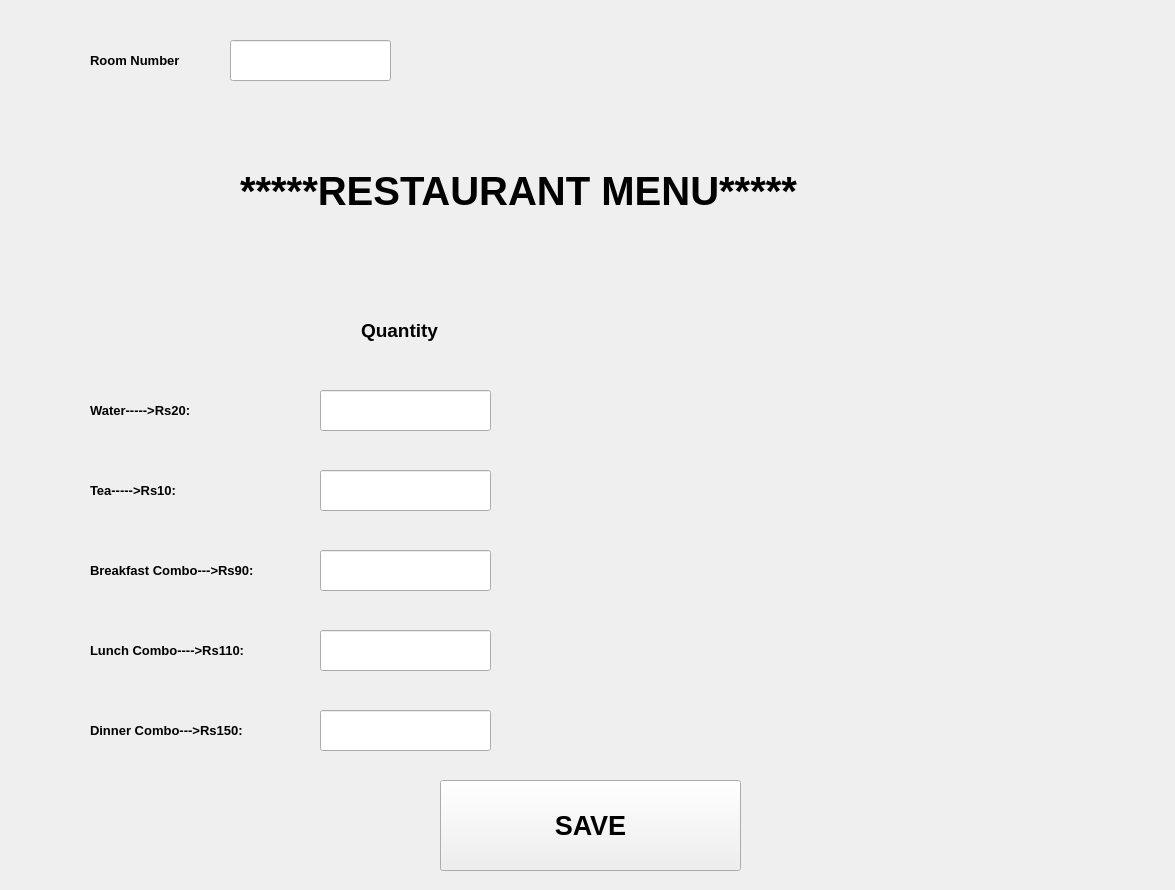
<?xml version="1.0" encoding="UTF-8"?>
<ui version="4.0">
 <class>MainWindow</class>
 <widget class="QMainWindow" name="MainWindow">
  <property name="geometry">
   <rect>
    <x>0</x>
    <y>0</y>
    <width>1175</width>
    <height>890</height>
   </rect>
  </property>
  <property name="minimumSize">
   <size>
    <width>1175</width>
    <height>890</height>
   </size>
  </property>
  <property name="maximumSize">
   <size>
    <width>1175</width>
    <height>890</height>
   </size>
  </property>
  <property name="windowTitle">
   <string>MainWindow</string>
  </property>
  <widget class="QWidget" name="centralwidget">
   <widget class="QLabel" name="lbl_RoomNum">
    <property name="geometry">
     <rect>
      <x>90</x>
      <y>30</y>
      <width>131</width>
      <height>61</height>
     </rect>
    </property>
    <property name="font">
     <font>
      <family>Arial</family>
      <pointsize>10</pointsize>
      <weight>75</weight>
      <bold>true</bold>
     </font>
    </property>
    <property name="text">
     <string>Room Number</string>
    </property>
   </widget>
   <widget class="QLabel" name="lbl_RESTAURANT">
    <property name="geometry">
     <rect>
      <x>240</x>
      <y>120</y>
      <width>701</width>
      <height>141</height>
     </rect>
    </property>
    <property name="font">
     <font>
      <family>Arial</family>
      <pointsize>30</pointsize>
      <weight>75</weight>
      <bold>true</bold>
     </font>
    </property>
    <property name="frameShape">
     <enum>QFrame::NoFrame</enum>
    </property>
    <property name="frameShadow">
     <enum>QFrame::Plain</enum>
    </property>
    <property name="text">
     <string>*****RESTAURANT MENU*****</string>
    </property>
   </widget>
   <widget class="QLineEdit" name="txt_RoomNum">
    <property name="geometry">
     <rect>
      <x>230</x>
      <y>40</y>
      <width>161</width>
      <height>41</height>
     </rect>
    </property>
    <property name="font">
     <font>
      <family>Arial</family>
      <pointsize>14</pointsize>
     </font>
    </property>
   </widget>
   <widget class="QPushButton" name="btn_SAVE">
    <property name="geometry">
     <rect>
      <x>440</x>
      <y>780</y>
      <width>301</width>
      <height>91</height>
     </rect>
    </property>
    <property name="font">
     <font>
      <family>Arial</family>
      <pointsize>20</pointsize>
      <weight>75</weight>
      <bold>true</bold>
     </font>
    </property>
    <property name="text">
     <string>SAVE</string>
    </property>
   </widget>
   <widget class="QLabel" name="lbl_Water">
    <property name="geometry">
     <rect>
      <x>90</x>
      <y>380</y>
      <width>141</width>
      <height>61</height>
     </rect>
    </property>
    <property name="font">
     <font>
      <family>Arial</family>
      <pointsize>10</pointsize>
      <weight>75</weight>
      <bold>true</bold>
     </font>
    </property>
    <property name="text">
     <string>Water-----&gt;Rs20:</string>
    </property>
   </widget>
   <widget class="QLabel" name="lbl_Tea">
    <property name="geometry">
     <rect>
      <x>90</x>
      <y>460</y>
      <width>151</width>
      <height>61</height>
     </rect>
    </property>
    <property name="font">
     <font>
      <family>Arial</family>
      <pointsize>10</pointsize>
      <weight>75</weight>
      <bold>true</bold>
     </font>
    </property>
    <property name="text">
     <string>Tea-----&gt;Rs10:</string>
    </property>
   </widget>
   <widget class="QLabel" name="lbl_Breakfast">
    <property name="geometry">
     <rect>
      <x>90</x>
      <y>540</y>
      <width>211</width>
      <height>61</height>
     </rect>
    </property>
    <property name="font">
     <font>
      <family>Arial</family>
      <pointsize>10</pointsize>
      <weight>75</weight>
      <bold>true</bold>
     </font>
    </property>
    <property name="text">
     <string>Breakfast Combo---&gt;Rs90:</string>
    </property>
   </widget>
   <widget class="QLabel" name="lbl_Lunch">
    <property name="geometry">
     <rect>
      <x>90</x>
      <y>620</y>
      <width>201</width>
      <height>61</height>
     </rect>
    </property>
    <property name="font">
     <font>
      <family>Arial</family>
      <pointsize>10</pointsize>
      <weight>75</weight>
      <bold>true</bold>
     </font>
    </property>
    <property name="text">
     <string>Lunch Combo----&gt;Rs110:</string>
    </property>
   </widget>
   <widget class="QLabel" name="lbl_Dinner">
    <property name="geometry">
     <rect>
      <x>90</x>
      <y>700</y>
      <width>201</width>
      <height>61</height>
     </rect>
    </property>
    <property name="font">
     <font>
      <family>Arial</family>
      <pointsize>10</pointsize>
      <weight>75</weight>
      <bold>true</bold>
     </font>
    </property>
    <property name="text">
     <string>Dinner Combo---&gt;Rs150:</string>
    </property>
   </widget>
   <widget class="QLineEdit" name="txt_Lunch">
    <property name="geometry">
     <rect>
      <x>320</x>
      <y>630</y>
      <width>171</width>
      <height>41</height>
     </rect>
    </property>
    <property name="font">
     <font>
      <family>Arial</family>
      <pointsize>14</pointsize>
     </font>
    </property>
   </widget>
   <widget class="QLineEdit" name="txt_Breakfast">
    <property name="geometry">
     <rect>
      <x>320</x>
      <y>550</y>
      <width>171</width>
      <height>41</height>
     </rect>
    </property>
    <property name="font">
     <font>
      <family>Arial</family>
      <pointsize>14</pointsize>
     </font>
    </property>
   </widget>
   <widget class="QLineEdit" name="txt_Tea">
    <property name="geometry">
     <rect>
      <x>320</x>
      <y>470</y>
      <width>171</width>
      <height>41</height>
     </rect>
    </property>
    <property name="font">
     <font>
      <family>Arial</family>
      <pointsize>14</pointsize>
     </font>
    </property>
   </widget>
   <widget class="QLineEdit" name="txt_Water">
    <property name="geometry">
     <rect>
      <x>320</x>
      <y>390</y>
      <width>171</width>
      <height>41</height>
     </rect>
    </property>
    <property name="font">
     <font>
      <family>Arial</family>
      <pointsize>14</pointsize>
     </font>
    </property>
   </widget>
   <widget class="QLineEdit" name="txt_Dinner">
    <property name="geometry">
     <rect>
      <x>320</x>
      <y>710</y>
      <width>171</width>
      <height>41</height>
     </rect>
    </property>
    <property name="font">
     <font>
      <family>Arial</family>
      <pointsize>14</pointsize>
     </font>
    </property>
   </widget>
   <widget class="QLabel" name="lbl_Quantity">
    <property name="geometry">
     <rect>
      <x>340</x>
      <y>300</y>
      <width>131</width>
      <height>61</height>
     </rect>
    </property>
    <property name="font">
     <font>
      <family>Arial</family>
      <pointsize>14</pointsize>
      <weight>75</weight>
      <bold>true</bold>
     </font>
    </property>
    <property name="text">
     <string>    Quantity</string>
    </property>
   </widget>
  </widget>
 </widget>
 <resources/>
 <connections/>
</ui>
